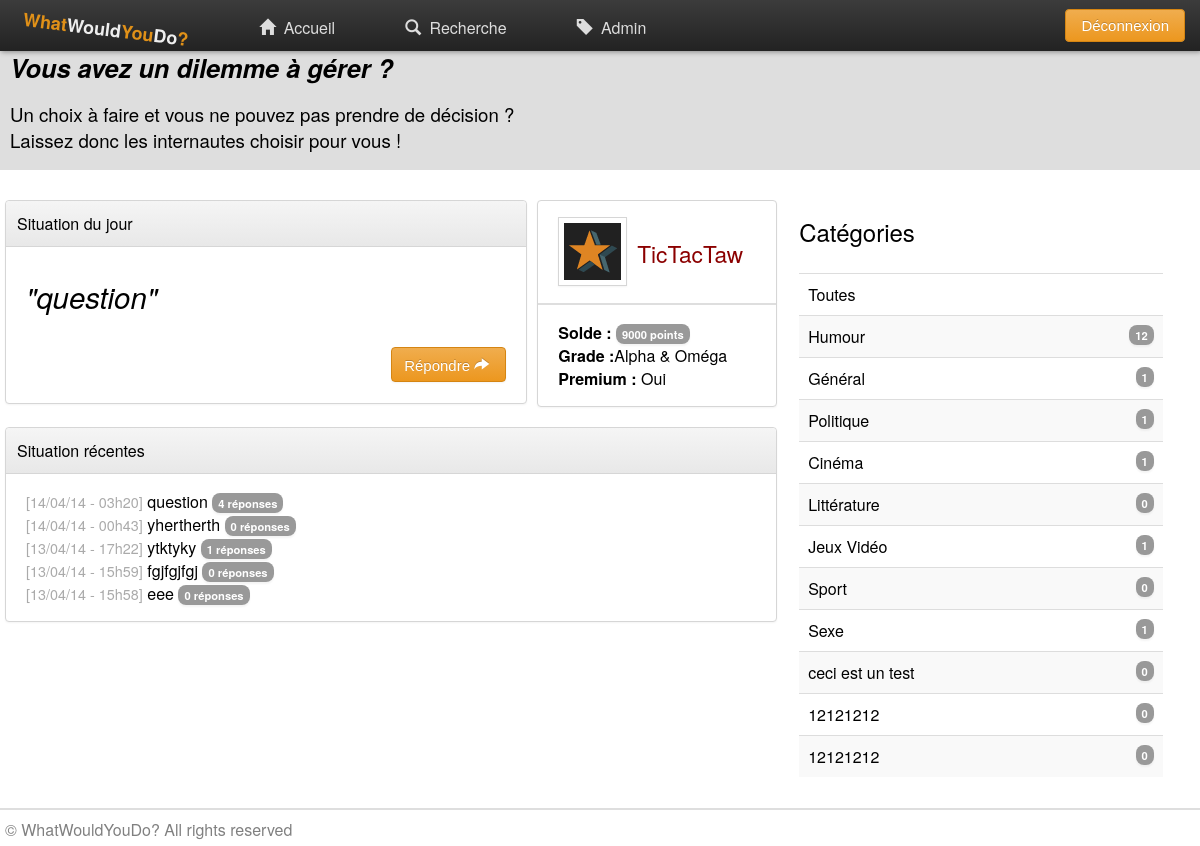
The app's page / (signed in) with its own data.
### tables this page shows
CREATE TABLE IF NOT EXISTS `topic` (
  `id` int(11) NOT NULL AUTO_INCREMENT,
  `title` varchar(100) NOT NULL,
  `content` text NOT NULL,
  `date` datetime NOT NULL,
  `user_id` int(11) NOT NULL,
  `category_id` int(11) NOT NULL,
  `answered` tinyint(1) NOT NULL DEFAULT '0',
  `pot_point` int(11) NOT NULL,
  `pot_euro` int(11) NOT NULL,
  PRIMARY KEY (`id`),
  KEY `user_id` (`user_id`,`category_id`),
  KEY `category_id` (`category_id`)
);

CREATE TABLE IF NOT EXISTS `rank` (
  `id` int(11) NOT NULL AUTO_INCREMENT,
  `name` varchar(50) NOT NULL,
  PRIMARY KEY (`id`)
);

CREATE TABLE IF NOT EXISTS `category` (
  `id` int(11) NOT NULL AUTO_INCREMENT,
  `name` varchar(50) NOT NULL,
  `description` text NOT NULL,
  PRIMARY KEY (`id`)
);

### index.php (called while the page is built, shortened)
<?php
	include("php/utils.php");
	include("php/_header.php");
	include(get_page_to_load($_SERVER['QUERY_STRING']));
	include("php/_footer.php");
?>

### php/utils.php (called while the page is built, shortened)
<?php
	function is_co() {
		return isset($_SESSION["user"]);
	}
?>

### php/_category.php (the view)
<div class="categories">
	<h3>Catégories</h3>
	<table class="table table-striped table-hover">
		<tr>
			<td>
				<a href="?/search.html/0">Toutes</a>
			</td>
		</tr>
		<?php
			$query = $bdd->query("SELECT category.name, category.id, COUNT( topic.id ) AS nb
							      FROM category
								  LEFT JOIN topic ON category_id = category.id
								  GROUP BY category.id");
			while($data = $query->fetch()){ ?>
			<tr>
				<td>
					<a style="width: 100%; float: left;" href="?/category/<?php echo $data['id']; ?>">
						<?php echo $data['name']; ?>
						<span class="badge" style="float: right"><?php echo $data['nb']; ?></span>
					</a>
				</td>
			</tr>
		<?php } ?>
	</table>
</div>

### php/_daily.php
<div class="content-elem daily" style="<?php if(!is_co()) { ?> width: 97.9% <?php } ?>">
	<div class="content-bordered">
		<div class="content-bordered-title">
			<h4 class="panel-title">Situation du jour</h4>
		</div>
		 <?php
			$query = $bdd->query('SELECT topic.id, title, COUNT(t.id) AS reply FROM(SELECT id, topic_id FROM post WHERE date BETWEEN (NOW( ) - INTERVAL 1 DAY) AND NOW( )) t
								  LEFT JOIN topic ON t.topic_id = topic.id
								  GROUP BY t.topic_id
								  ORDER BY reply DESC
								  LIMIT 0,1');
			if($data = $query->fetch()){ ?>
				<p style="font-size: 22pt"><i>"<?php echo $data['title']; ?>"</i></p>
				<p style="height: 40px;"><a href="?/post/<?php echo $data['id']; ?>"><button type="button" class="btn" style="float: right">Répondre <span class="icon respond"></span></button></a></p>
			<?php
			} else { ?>
				<p style="font-size: 22pt"><i>Pas de situation aujourd'hui ! Pourquoi ne pas en proposer une ?</i></p>
			<?php
			}
		?>
	</div>
</div>

### php/_account_view.php
<div class="content-bordered">
	<p style="height: 70px; width: 100%;">
		<img src="img/icon.png" alt="#" class="thumbnail"></img>
		<span class="span-user-name" >
			<a href="?/profil/<?php echo $_SESSION["user"]['id']; ?>" class="<?php if ($_SESSION["user"]['banned']) { echo "admin-ban"; } else if ($_SESSION["user"]['admin']) { echo "admin-login"; } ?>">
	           <?php echo $_SESSION["user"]['login']; ?>
	        </a>
		</span>
		<hr/>
		<ul class="list-unstyled">
			<li>
				<b>Solde :</b> <span class="badge"><?php echo $_SESSION["user"]["nb_point"]; ?> points</span>
			</li>
			<?php
				$query = $bdd->prepare('SELECT name FROM rank WHERE id = :nb');
				$query->bindValue(':nb', $_SESSION["user"]["rank_id"], PDO::PARAM_INT);
				$query->execute();
				$data = $query->fetch();
			?>
			<li>
				<b>Grade :</b><?php echo $data['name']; ?>
			</li>
			<?php if($_SESSION["user"]["premium"]) { ?>
			<li><b>Premium :</b> Oui</li>
			<?php } else { ?>
			<li><b>Premium :</b> Non</li>
			<?php } ?>
		</ul>
	</p>
</div>

### php/_recent.php
<div class="content-bordered">
	<div class="content-bordered-title">
		<h4 class="panel-title">Situation récentes</h4>
	</div>
	<ul class="list-unstyled">
    	<?php
			$query = $bdd->prepare('SELECT title, id, DATE_FORMAT(date, "%d/%m/%y - %Hh%i") AS date FROM topic ORDER BY topic.date DESC LIMIT 0,5');
			$query -> execute();
			while($data = $query->fetch()){
				$query2 = $bdd->prepare('SELECT COUNT(*) FROM post WHERE topic_id ='.$data['id']);
				$query2 -> execute();
				$data2 = $query2 -> fetch();
				echo '<li><span class="date">['.$data['date'].']</span><a href="?/post/'.$data['id'].'"> '.$data["title"].' </a><span class="badge">'.$data2[0].' réponses</span></li>';
			}
		?>
	</ul>
</div>

### css/style.css (style rules this page uses)
html { font-family: 'Helvetica Neue', Helvetica, Arial, sans-serif; background-color: white; }
body { margin: 0; padding-top: 50px; padding-bottom: 20px; min-width: 650px; }
a { color: inherit; text-decoration: none; transition: color .3s linear; }
h3 { font-size: 24px; font-weight: normal; }
.content-bordered { border: 1px #D6D6D6 solid; border-radius: 4px; margin: 5px; box-shadow: rgba(0, 0, 0, 0.0470588) 0px 1px 2px 0px; background-color: white; }
.content-bordered .content-bordered-title { background-image: linear-gradient(rgb(245, 245, 245) 0px, rgb(232, 232, 232) 100%); border-bottom: 1px #D6D6D6 solid; border-radius: 4px 4px 0 0; padding: 6px; }
.content-bordered .content-bordered-title .panel-title { margin: 5px; font-weight: normal; }
.content-bordered p, .content-bordered div.p { padding-left: 20px; padding-right: 20px; }
.badge { background-color: rgb(153, 153, 153); box-shadow: rgba(0, 0, 0, 0.0470588) 0px 2px 2px 0px; color: white; font-weight: bold; border-radius: 8px; font-size: 70%; padding: 2px; padding-left: 6px; padding-right: 6px; white-space: nowrap; }
.list-unstyled { list-style-type: none; margin-left: -20px; }
.thumbnail { border: 1px #D6D6D6 solid; padding: 5px; box-shadow: rgba(0, 0, 0, 0.0470588) 0px 1px 2px 0px; float: left; }
.icon:before { position: relative; top: 1px; display: inline-block; font-family: 'Glyphicons Halflings'; -webkit-font-smoothing: antialiased; font-style: normal; font-weight: normal; line-height: 1; margin-right: 4px; }
.respond:before { content: "\e095"; }
.btn { box-shadow: rgba(0, 0, 0, 0.0470588) 0px 1px 2px 0px; background-image: linear-gradient(rgb(240, 173, 78) 0px, rgb(236, 151, 31) 100%); border: 1px rgb(213, 133, 18) solid; border-radius: 4px; padding: 7px; padding-left: 12px; padding-right: 12px; color: white; font-size: 15px; text-shadow: rgba(0, 0, 0, 0.2) 0px -1px 0px; display: block; text-align: center; }
.content-elem { padding: 5px; padding-left: 0px; padding-right: 0px; }
.daily { width: 66.6%; float: left; }
.span-user-name { font-size: 17pt; font-weight: 500; display: block; margin-top: 20px; float: left; -margin-right: 40px; max-width: 128px; overflow: hidden; text-overflow: ellipsis; }
.span-user-name a { margin-left: 5px; padding: 5px; }
.admin-login { color : darkred; }
.categories table { width: 100%; border-collapse: collapse; }
.categories td { border-top: 1px solid #ddd; padding: 9px; }
.categories tr:nth-child(even) { background-color: #f9f9f9; }
.table-hover td { padding-left: 9px; transition: padding-left .2s ease-in; }
hr { border: solid 1px #DEDEDE; }
p a { color: #428bca; text-decoration: none; }
.date { color: #AAA; font-size: 90%; }

### records on screen
topic: title "question", date "14/04/14 - 03h20", data2 "4"
rank: name "Alpha & Oméga"
topic: date "14/04/14 - 00h43", title "yhertherth", data2 "0"
topic: date "13/04/14 - 17h22", title "ytktyky", data2 "1"
topic: date "13/04/14 - 15h59", title "fgjfgjfgj", data2 "0"
topic: date "13/04/14 - 15h58", title "eee", data2 "0"
category: $data['id'] 1 (drawn), name "Humour", nb "12"
category: name "Général", nb "1"
category: name "Politique", nb "1"
category: name "Cinéma", nb "1"
category: name "Littérature", nb "0"
category: name "Jeux Vidéo", nb "1"
category: name "Sport", nb "0"
category: name "Sexe", nb "1"
category: name "ceci est un test", nb "0"
category: $data['id'] 10 (drawn), name "12121212", nb "0"
category: name "12121212", nb "0"

### other values on screen
$_SESSION["user"]['login'] "TicTacTaw"
$_SESSION["user"]["nb_point"] "9000"
